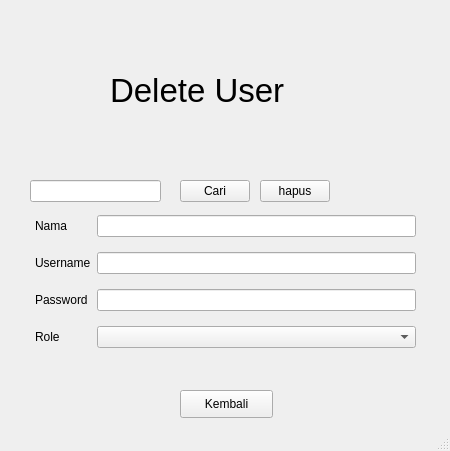
<?xml version="1.0" encoding="UTF-8"?>
<ui version="4.0">
 <class>MainWindow</class>
 <widget class="QMainWindow" name="MainWindow">
  <property name="geometry">
   <rect>
    <x>0</x>
    <y>0</y>
    <width>450</width>
    <height>451</height>
   </rect>
  </property>
  <property name="minimumSize">
   <size>
    <width>450</width>
    <height>451</height>
   </size>
  </property>
  <property name="maximumSize">
   <size>
    <width>450</width>
    <height>600</height>
   </size>
  </property>
  <property name="windowTitle">
   <string>MainWindow</string>
  </property>
  <widget class="QWidget" name="centralwidget">
   <widget class="QLabel" name="label">
    <property name="geometry">
     <rect>
      <x>110</x>
      <y>50</y>
      <width>221</width>
      <height>81</height>
     </rect>
    </property>
    <property name="font">
     <font>
      <pointsize>25</pointsize>
     </font>
    </property>
    <property name="text">
     <string>Delete User</string>
    </property>
   </widget>
   <widget class="QWidget" name="formLayoutWidget">
    <property name="geometry">
     <rect>
      <x>30</x>
      <y>210</y>
      <width>391</width>
      <height>161</height>
     </rect>
    </property>
    <layout class="QFormLayout" name="formLayout">
     <property name="verticalSpacing">
      <number>15</number>
     </property>
     <property name="leftMargin">
      <number>5</number>
     </property>
     <property name="topMargin">
      <number>5</number>
     </property>
     <property name="rightMargin">
      <number>5</number>
     </property>
     <property name="bottomMargin">
      <number>5</number>
     </property>
     <item row="0" column="0">
      <widget class="QLabel" name="namaLabel">
       <property name="text">
        <string>Nama</string>
       </property>
      </widget>
     </item>
     <item row="0" column="1">
      <widget class="QLineEdit" name="nama"/>
     </item>
     <item row="1" column="0">
      <widget class="QLabel" name="usernameLabel">
       <property name="text">
        <string>Username</string>
       </property>
      </widget>
     </item>
     <item row="1" column="1">
      <widget class="QLineEdit" name="usn"/>
     </item>
     <item row="2" column="0">
      <widget class="QLabel" name="passwordLabel">
       <property name="text">
        <string>Password</string>
       </property>
      </widget>
     </item>
     <item row="2" column="1">
      <widget class="QLineEdit" name="pw"/>
     </item>
     <item row="3" column="0">
      <widget class="QLabel" name="roleLabel">
       <property name="text">
        <string>Role</string>
       </property>
      </widget>
     </item>
     <item row="3" column="1">
      <widget class="QComboBox" name="role"/>
     </item>
    </layout>
   </widget>
   <widget class="QLineEdit" name="cariline">
    <property name="geometry">
     <rect>
      <x>30</x>
      <y>180</y>
      <width>131</width>
      <height>22</height>
     </rect>
    </property>
   </widget>
   <widget class="QPushButton" name="cari">
    <property name="geometry">
     <rect>
      <x>180</x>
      <y>180</y>
      <width>70</width>
      <height>22</height>
     </rect>
    </property>
    <property name="text">
     <string>Cari</string>
    </property>
   </widget>
   <widget class="QPushButton" name="kembali">
    <property name="geometry">
     <rect>
      <x>180</x>
      <y>390</y>
      <width>93</width>
      <height>28</height>
     </rect>
    </property>
    <property name="text">
     <string>Kembali</string>
    </property>
   </widget>
   <widget class="QPushButton" name="hapus">
    <property name="geometry">
     <rect>
      <x>260</x>
      <y>180</y>
      <width>70</width>
      <height>22</height>
     </rect>
    </property>
    <property name="text">
     <string>hapus</string>
    </property>
   </widget>
  </widget>
  <widget class="QStatusBar" name="statusbar"/>
 </widget>
 <resources/>
 <connections/>
</ui>
